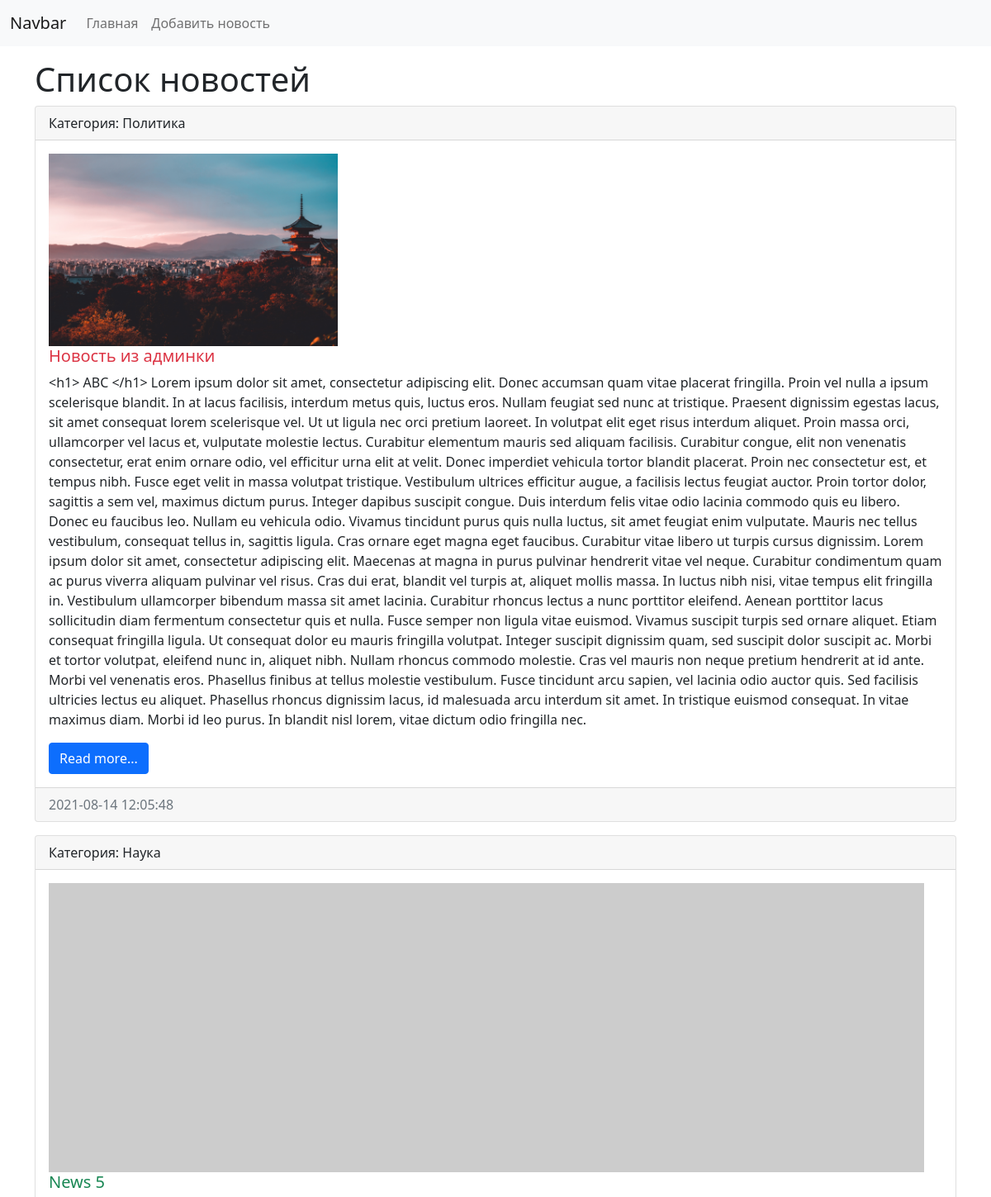
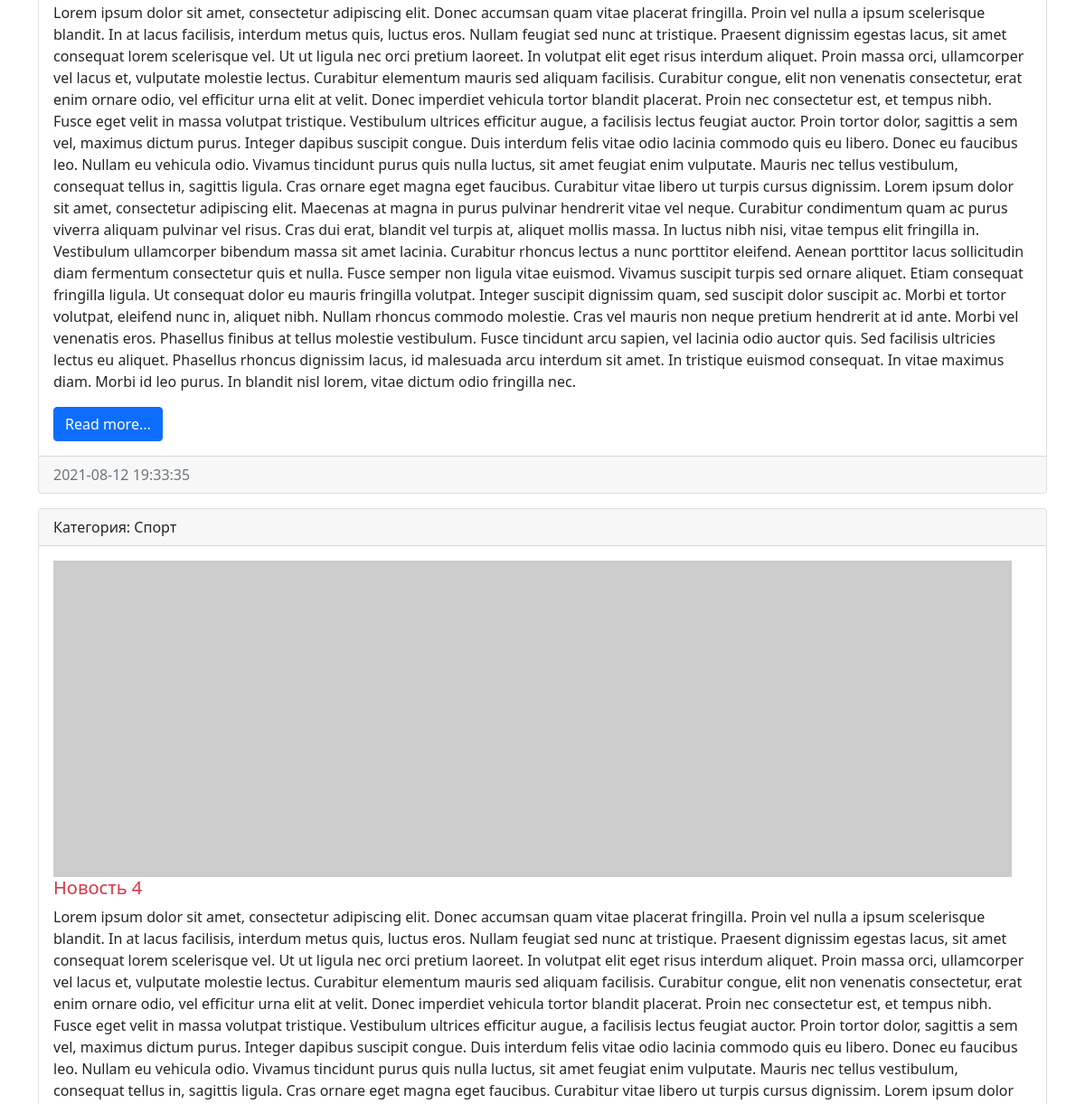
The app's page / (upper part), older data (2 pictures, top to bottom).
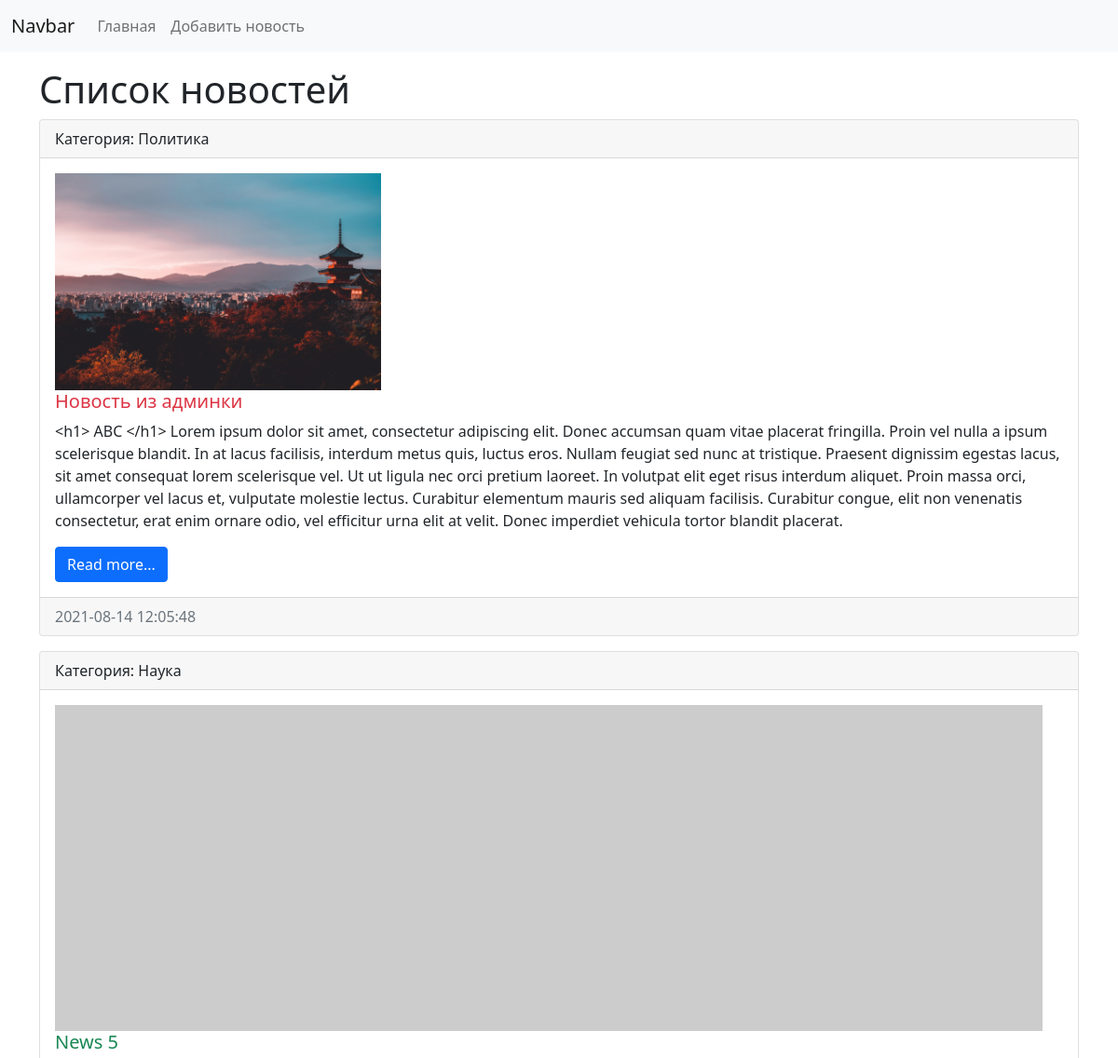
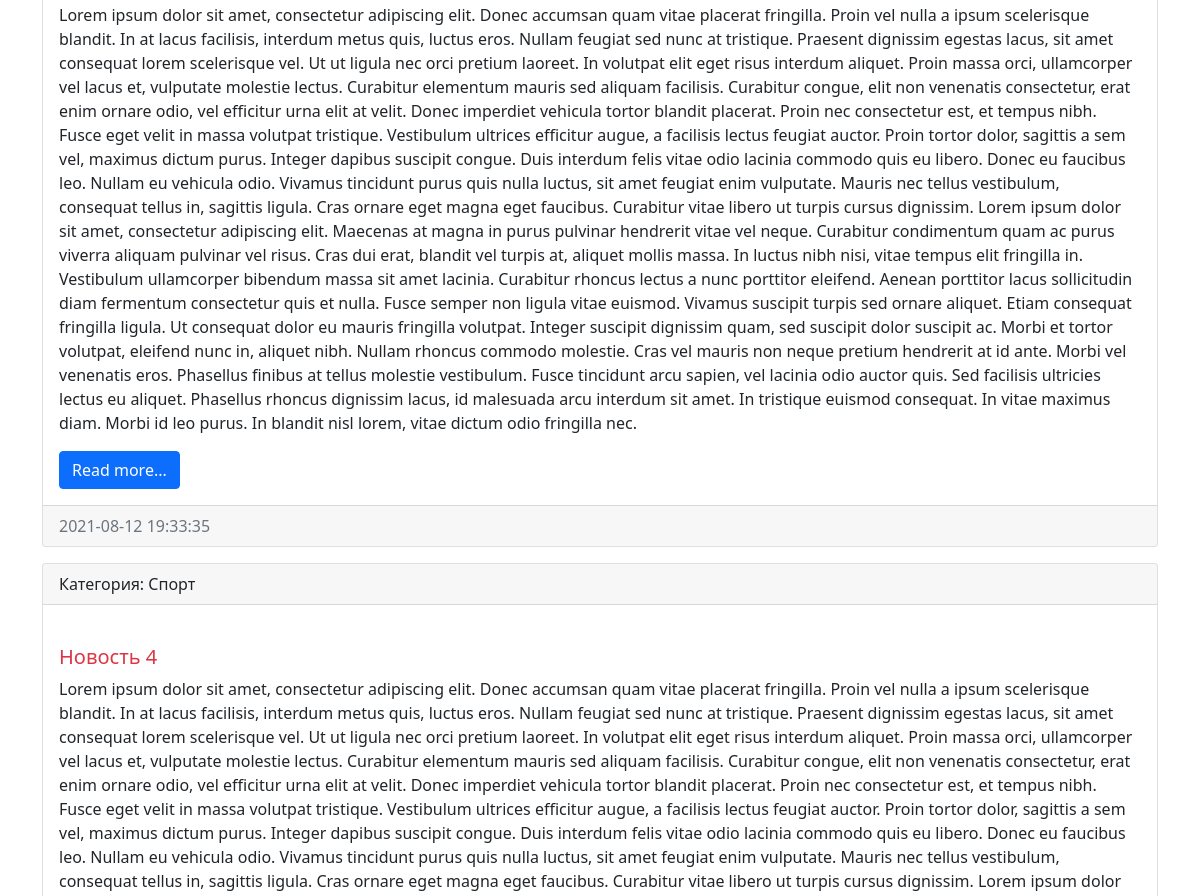
The same page, newer data (2 pictures, top to bottom).
### news/models.py (models this page shows, shortened)
class News(models.Model):
    title = models.CharField(max_length=150, verbose_name='Наименование')
    content = models.TextField(blank=True, verbose_name='Контент')
    created_at = models.DateTimeField(auto_now_add=True, verbose_name='Дата публикации ')
    updated_at = models.DateTimeField(auto_now=True, verbose_name='Обновлено')
    photo = models.ImageField(upload_to='photos/%Y/%m/%d/', verbose_name='Фото', blank=True)
    is_published = models.BooleanField(default=True, verbose_name='Опубликовано')
    category = models.ForeignKey('Category', on_delete=models.PROTECT, null=True, verbose_name='Категория')
    class Meta:
        verbose_name = 'Новость'
        verbose_name_plural = 'Новости'
        ordering = ['-created_at']

class Category(models.Model):
    title = models.CharField(max_length=150, db_index=True, verbose_name='Наименование категории')
    def __str__(self):
        return self.title
    class Meta:
        verbose_name = 'Категория'
        verbose_name_plural = 'Категории'
        ordering = ['title']

### news/views.py (the view)
# urls.py: path('', index),
def index(request):
    news = News.objects.all()
    return render(request, 'news/index.html', {'news': news, 'title': 'Список новостей'})

### news/templates/news/index.html (shortened to what this page needs)
<!doctype html>
<html lang="en">
<head>
    <link href="https://cdn.jsdelivr.net/npm/bootstrap@5.1.0/dist/css/bootstrap.min.css" rel="stylesheet"
>
</head>
<body>
<nav class="navbar navbar-expand-lg navbar-light bg-light">
    <div class="container-fluid">
        <a class="navbar-brand" href="/">Navbar</a>
        <div class="collapse navbar-collapse" id="navbarSupportedContent">
            <ul class="navbar-nav me-auto mb-2 mb-lg-0">
                <li class="nav-item">
                    <a class="nav-link" href="/">Главная</a>
                </li>
                <li class="nav-item">
                    <a class="nav-link" href="/">Добавить новость</a>
                </li>
            </ul>
        </div>
    </div>
</nav>
<div class="container mt-3">
    <h1>{{ title }}</h1>
    <div class="row">
        <div class="col-md-12">
            {% for item in news %}
                <div class="card mb-3">
                    <div class="card-header">
                        Категория: {{ item.category }}
                    </div>
                    <div class="card-body">
                        <div class="media">
                            {% if item.photo %}
                                <img src="{{ item.photo.url }}" alt="" width="350" class="mr-3">
                            {% else %}
                                <img src="https://picsum.photos/id/1060/350/235 /?blur=2" alt="" class="mr-3">
                            {% endif %}
                            <div class="media-body">
                                <h5 class="card-title {% cycle 'text-danger' 'text-success' %}">{{ item.title }}</h5>
                                <p class="card-text">{{ item.content }}</p>
                                <a href="#" class="btn btn-primary">Read more...</a>
                            </div>
                        </div>
                    </div>
                    <div class="card-footer text-muted">
                        {{ item.created_at|date:"Y-m-d H:i:s" }}
                    </div>
                </div>
            {% endfor %}
        </div>
    </div>
</div>
</body>
</html>

Row changes from the older to the newer data that the page shows:
changed News "Новость из админки": content "…vehicula tortor blandit placerat. Proin nec consectetur est, et tempus nibh. Fusce eget velit in massa volutpat tristique. Vestibulum ultrices efficitur augue, a facilisis lectus feugiat auctor. Proin tortor dolor, sagittis a sem vel, maximus dictum purus. Integer dapibus suscipit congue. Duis interdum felis vitae odio lacinia commodo quis eu libero. Donec eu faucibus leo. Nullam eu vehicula odio. Vivamus tincidunt purus quis nulla luctus, sit amet feugiat enim vulputate. Mauris nec tellus vestibulum, consequat tellus in, sagittis ligula. Cras ornare eget magna eget faucibus. Curabitur vitae libero ut turpis cursus dignissim. Lorem ipsum dolor sit amet, consectetur adipiscing elit.…" → "…vehicula tortor blandit placerat."
changed News "Новость 4": photo: picture removed
